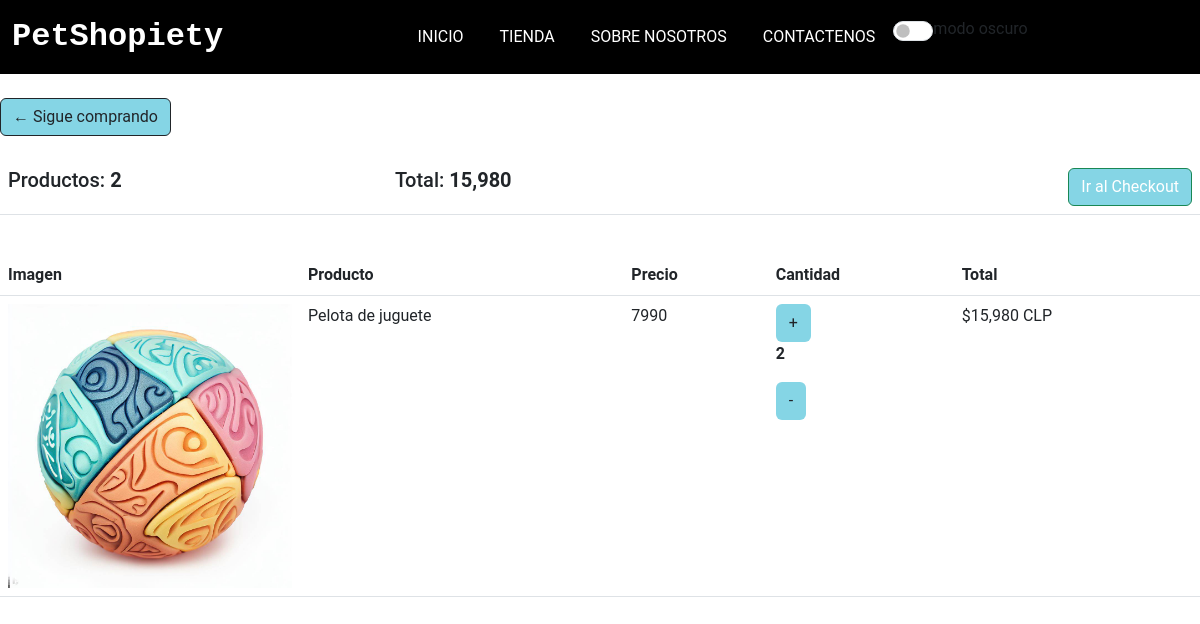
/carrito (signed in), run on the app's committed database.
### apps/PetShopiety/models.py (models this page shows, shortened)
class Orden(models.Model):
    comprador = models.ForeignKey(
        Comprador, on_delete=models.SET_NULL, blank=True, null=True)
    fecha_orden = models.DateTimeField(auto_now_add=True)
    completado = models.BooleanField(max_length=200, null=True)
    id_transaccion = models.CharField(max_length=200, null=True)
    @property
    def obtener_total_carrito(self):
        itemsorden = self.itemsorden_set.all()
        total = sum([item.obtener_total for item in itemsorden])
        return total
    @property
    def obtener_total_items(self):
        itemsorden = self.itemsorden_set.all()
        total = sum([item.cantidad for item in itemsorden])
        return total

class ItemsOrden(models.Model):
    producto = models.ForeignKey(
        Producto, on_delete=models.SET_NULL, blank=True, null=True)
    orden = models.ForeignKey(
        Orden, on_delete=models.SET_NULL, blank=True, null=True)
    cantidad = models.IntegerField(default=0, null=True, blank=True)
    fecha_agregada = models.DateTimeField(auto_now=True)
    @property
    def obtener_total(self):
        total = self.producto.precio * self.cantidad
        return total

class Producto(models.Model):
    sku = models.IntegerField(primary_key=True)
    nombre = models.CharField(max_length=50)
    stock = models.IntegerField()
    precio = models.IntegerField()
    descripcion = models.CharField(max_length=200)
    id_cat = models.ForeignKey(Categoria, on_delete=models.CASCADE)
    img_url = models.ImageField(upload_to='imagenesProducto')

### apps/PetShopiety/views.py (the view)
# urls.py: path('carrito', views.cargarCarrito),
def cargarCarrito(request):
    if request.user.is_authenticated:
        comprador = request.user.comprador
        orden, created = Orden.objects.get_or_create(
            comprador=comprador, completado=False)
        items = orden.itemsorden_set.all()
        cartItems = orden.obtener_total_items
    else:
        items = []
        orden = {"obtener_total_carrito": 0,
                 "obtener_total_items": 0, 'shipping': False}
        cartItems = orden['obtener_total_items']
    return render(request, "carrito.html", {"items": items, "orden": orden, 'cartItems': cartItems})

### apps/PetShopiety/templates/carrito.html (shortened to what this page needs)
<!DOCTYPE html>
<html lang="en">
{%load static%}
{%load humanize%}
<head>
    <link href="https://cdn.jsdelivr.net/npm/bootstrap@5.3.0-alpha3/dist/css/bootstrap.min.css" rel="stylesheet"
 />
    <link rel="stylesheet" href="https://cdn.jsdelivr.net/npm/bootstrap-icons@1.10.5/font/bootstrap-icons.css">
    {%block head%}
    <link rel="stylesheet" href="{% static 'css/style.css' %}">
    {%endblock%}
</head>
<body class="">
    <nav class="navbar navbar-expand-lg bg-black mb-4">
        <div class="container-fluid">
            <a class="navbar-brand fw-bold" href"/" style="color: white;">PetShopiety</a>
            <div class="collapse navbar-collapse" id="navbarSupportedContent">
                <ul class="navbar-nav m-auto mb-2 mb-lg-0">
                    <li class="nav-item">
                        <a class="nav-link active" href="/" style="color: white;">Inicio</a>
                    </li>
                    <li class="nav-item">
                        <a class="nav-link" href="#" style="color: white;">Tienda</a>
                    </li>
                    <li class="nav-item">
                        <a class="nav-link" href="/#about" style="color: white;">Sobre nosotros</a>
                    </li>
                    <li class="nav-item">
                        <a class="nav-link" href="/#contact" style="color: white;">Contactenos</a>
                    </li>
                    <li>
                        <div class="form-check form-switch">
                            <input type="checkbox" class="form-check-input" id="checkbox" onclick="setDarkMode()">
                            <label class="form-check-label" for="checkbox">modo oscuro</label>
                        </div>
                    </li>
                </ul>
            </div>
        </div>
    </nav>
    <main class="py-md-0">
        <div class="row">
            <div class="col-lg-12">
                <div class="box-element">
                    <a class="btn btn-outline-dark" href="/tienda">&#x2190; Sigue comprando</a>
                    <br>
                    <br>
                    <table class="table">
                        <tr>
                            <th>
                                <h5>Productos: <strong>{{orden.obtener_total_items}}</strong></h5>
                            </th>
                            <th>
                                <h5>Total: <strong>{{orden.obtener_total_carrito|intcomma}}</strong></h5>
                            </th>
                            <th class="text-end">
                                <a class="btn btn-success" href="/checkout">Ir al Checkout</a>
                            </th>
                        </tr>
                    </table>
                </div>
                <br>
                <div class="box-element">
                    <div class="table-responsive">
                        <table class="table">
                            <thead>
                                <tr>
                                    <th scope="col">Imagen</th>
                                    <th scope="col">Producto</th>
                                    <th scope="col">Precio</th>
                                    <th scope="col">Cantidad</th>
                                    <th scope="col">Total</th>
                                </tr>
                            </thead>
                            {% for item in items %}
                            <tbody>
                                <tr>
                                    <td class="w-25"><img class="w-100" src="{{item.producto.img_url.url}}" alt=""></td>
                                    <td>{{item.producto.nombre}}</td>
                                    <td>{{item.producto.precio}}</td>
                                    <td>
                                        <button data-product="{{item.producto.sku}}" data-action="add" class="btn comprar">+</button>
                                        <p class="cantidad">{{item.cantidad}}</p>
                                        <button data-product="{{item.producto.sku}}" data-action="remove" class="btn comprar">-</button>
                                    </td>
                                    <td>${{item.obtener_total|intcomma}} CLP</td>
                                </tr>
                            </tbody>
                            {% endfor %}
                        </table>
                    </div>
                </div>
            </div>
        </div>
    </main>
</body>
</html>

### apps/PetShopiety/static/css/style.css (style rules this page uses)
* { padding: 0; margin: 0; box-sizing: border-box; font-family: 'Roboto', sans-serif; box-sizing: border-box; }
.navbar-brand { font-size: 2rem; font-family: 'Source Code Pro', monospace; color: black; }
.nav-link { margin: 0 10px 0 10px; color: black; text-transform: uppercase; }
.btn { background-color: rgb(133, 213, 229); }
#checkbox { width: 40px; height: 20px; cursor: pointer; }
.cantidad { font-weight: 700; padding-right: 10px; }

### data on the page
Orden: obtener_total_items "2", obtener_total_carrito "15,980"
ItemsOrden: producto.img_url (picture), producto.nombre "Pelota de juguete", producto.precio "7990", cantidad "2", obtener_total "15,980"
